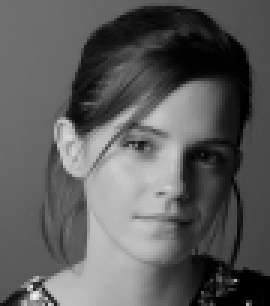
#> input picture Assignment1_IPMV/Images/emma.jpg, 90 x 102 px, found by its file name (shown 3 times larger)
$ jupyter execute lec2.ipynb   (shell and % lines are left out)   (older library calls are emulated)
#> lines starting #> are read from the running program, lines starting #| are printed output that depends on the picture; long printed decimals are rounded
#> further down, img is the input picture: shape (102, 90); min 0, max 242, mean 92.4
Average Fitlering Using Loops

[cell 1]
import cv2 as cv
import matplotlib.pyplot as plt
import numpy as np
import math

def filter(image, kernel):
    assert kernel.shape[0]%2 == 1 and kernel.shape[1]%2 == 1
    k_hh, k_hw = math.floor(kernel.shape[0]/2), math.floor(kernel.shape[1]/2)
    h, w = image.shape
#> h = 102; w = 90
    image_float = cv.normalize(image.astype('float'), None, 0.0, 1.0, cv.NORM_MINMAX)
    result = np.zeros(image.shape, 'float')

    for m in range(k_hh, h - k_hh):
        for n in range(k_hw, w - k_hw):
            result[m,n] = np.dot(image_float[m-k_hh:m + k_hh + 1, n - k_hw : n + k_hw + 1].flatten(), kernel.flatten())
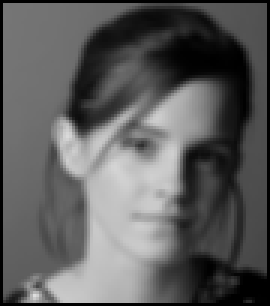
#> result: shape (102, 90) float64 (shown 3 times larger); min 0, max 0.87, mean 0.366
    return result

img = cv.imread('images/emma.jpg', cv.IMREAD_REDUCED_GRAYSCALE_8)
f, axarr = plt.subplots(1,2)
axarr[0].imshow(img, cmap="gray")
axarr[0].set_title('Original')
kernel = np.array([(1/9, 1/9, 1/9), (1/9, 1/9, 1/9), (1/9, 1/9, 1/9)], dtype='float')
imgb = filter(img, kernel)
imgb = imgb*255.0
imgb = imgb.astype(np.uint8)

axarr[1].imshow(imgb, cmap="gray")
axarr[1].set_title('Filtered')
cv.imwrite('keira_filtered.png', imgb)
#> Out = True
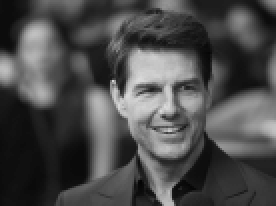
#> input picture Assignment1_IPMV/Images/tom.jpg, 138 x 103 px, found by its file name (shown 2 times larger)
#> further down, img is the input picture: shape (103, 138); min 4, max 218, mean 75

[cell 2]
import cv2 as cv
import numpy as np
import matplotlib.pyplot as plt
import math

def filter(image, kernel):
    assert kernel.shape[0]%2 == 1 and kernel.shape[1]%2 == 1
    k_hh, k_hw = math.floor(kernel.shape[0]/2), math.floor(kernel.shape[1]/2)
    h, w = image.shape
#> h = 103; w = 138
    image_float = cv.normalize(image.astype('float'), None, 0.0, 1.0, cv.NORM_MINMAX)
#> image_float: shape (103, 138) float64
    result = np.zeros(image.shape, 'float')

    for m in range(k_hh, h - k_hh):
        for n in range(k_hw, h-k_hw):
            result[m,n] = np.dot(image_float[m-k_hh:m + k_hh + 1, n - k_hw : n + k_hw + 1].flatten(), kernel.flatten())
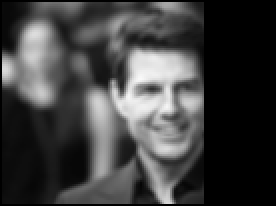
#> result: shape (103, 138) float64 (shown 2 times larger); min 0, max 0.98, mean 0.249
    return result

img=cv.imread('images/tom.jpg', cv.IMREAD_REDUCED_GRAYSCALE_8)
f, axarr = plt.subplots(1,2)
axarr[0].imshow(img, cmap="gray")
axarr[0].set_title('Original')
kernel = np.array([(1/9, 1/9, 1/9), (1/9, 1/9, 1/9), (1/9, 1/9, 1/9)], dtype='float')
imgb = filter(img, kernel)
imgb = imgb*255.0
#> imgb: shape (103, 138) float64
imgb = imgb.astype(np.uint8)

axarr[1].imshow(imgb, cmap="gray")
axarr[1].set_title('Filtered')
cv.imwrite('keira_filtered.png', imgb)
#> Out = True

Averaging Using Filt2D

[cell 3]
import cv2 as cv
import numpy as np
from matplotlib import pyplot as plt

img = cv.imread('images/tree.jpeg', cv.IMREAD_REDUCED_GRAYSCALE_2)
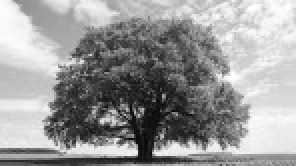
#> input picture Assignment1_IPMV/Images/tree.jpeg, 148 x 83 px, found by its file name (shown 2 times larger)
#> img is the input picture: shape (83, 148); min 0, max 255, mean 153.1

# Averaging
kernel = np.ones((3,3),np.float32)/9
imgc = cv.filter2D(img,-1,kernel)

#cv.imwrite('../../EN2550Lectures/en2550_lec03_spatial_filtering/figures/sigiriya_sobel_horizontal.jpg', imgc)

fig, axes  = plt.subplots(1,2, sharex='all', sharey='all', figsize=(18,9))
axes[0].imshow(img, cmap='gray')
axes[0].set_title('Original')
axes[0].set_xticks([]), axes[0].set_yticks([])
axes[1].imshow(imgc, cmap='gray')
axes[1].set_title('Averaging')
axes[1].set_xticks([]), axes[1].set_yticks([])
plt.show()

Sobel Vertical

[cell 4]
import cv2 as cv
import numpy as np
from matplotlib import pyplot as plt

img = cv.imread('images/tree.jpeg', cv.IMREAD_REDUCED_GRAYSCALE_2)

# Sobel vertical
kernel = np.array([(-1, -2, -1), (0, 0, 0), (1, 2, 1)], dtype='float')
imgc = cv.filter2D(img,-1,kernel)

#cv.imwrite('../../EN2550Lectures/en2550_lec03_spatial_filtering/figures/sigiriya_sobel_horizontal.jpg', imgc)

fig, axes  = plt.subplots(1,2, sharex='all', sharey='all', figsize=(18,9))
axes[0].imshow(img, cmap='gray')
axes[0].set_title('Original')
axes[0].set_xticks([]), axes[0].set_yticks([])
axes[1].imshow(imgc, cmap='gray')
axes[1].set_title('Sobel Vertical')
axes[1].set_xticks([]), axes[1].set_yticks([])
plt.show()

Sobel Horizontal

[cell 5]
import cv2 as cv
import numpy as np
from matplotlib import pyplot as plt

img = cv.imread('images/tree.jpeg', cv.IMREAD_REDUCED_GRAYSCALE_2)


# Sobel horizontal
kernel = np.array([(-1, 0, 1), (-2, 0, 2), (-1, 0, 1)], dtype='float')
imgc = cv.filter2D(img,-1,kernel)
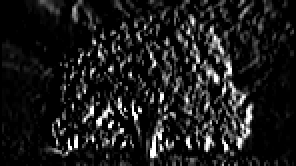
#> imgc: shape (83, 148) (shown 2 times larger); min 0, max 255, mean 27.6

#cv.imwrite('../../EN2550Lectures/en2550_lec03_spatial_filtering/figures/sigiriya_sobel_horizontal.jpg', imgc)

fig, axes  = plt.subplots(1,2, sharex='all', sharey='all', figsize=(18,9))
axes[0].imshow(img, cmap='gray')
axes[0].set_title('Original')
axes[0].set_xticks([]), axes[0].set_yticks([])
axes[1].imshow(imgc, cmap='gray')
axes[1].set_title('Sobel Horizontal')
axes[1].set_xticks([]), axes[1].set_yticks([])
plt.show()

Sharpening
125 added to the img - smoothed when displaying

[cell 6]
# Sharpening
import cv2 as cv
import matplotlib.pyplot as plt
from scipy import stats

img = cv.imread('images/tom.jpg', cv.IMREAD_REDUCED_GRAYSCALE_2)
#> img: shape (409, 550); min 1, max 233, mean 75.2

sigma = 2
kernel = cv.getGaussianKernel(5, sigma)
blurred = cv.sepFilter2D(img, -1, kernel, kernel, anchor=(-1,-1), delta=0, borderType=cv.BORDER_REPLICATE)
diff = img.astype('float32') - blurred.astype('float32')
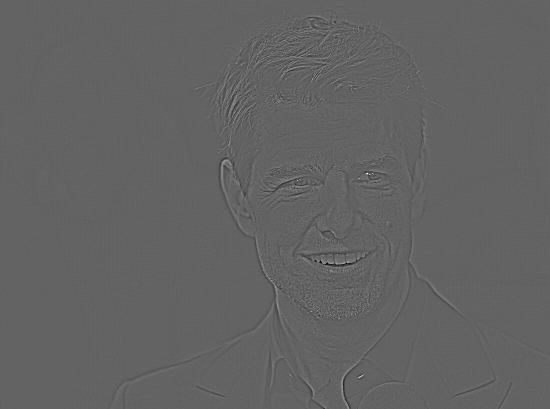
#> diff: shape (409, 550) float32; min -90, max 141, mean 0; drawn with min black and max white

sharpened = cv.addWeighted(img.astype('float32') , 1.0, diff, 1.5, 0)
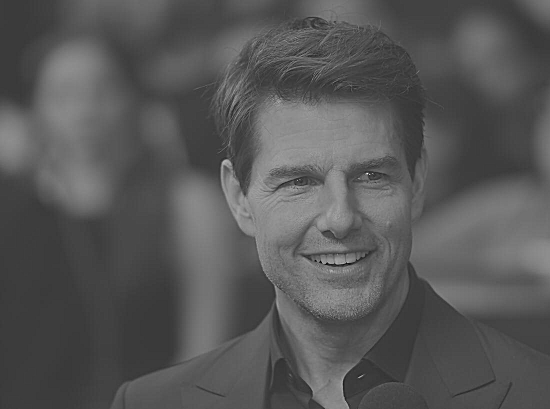
#> sharpened: shape (409, 550) float32; min -119, max 444.5, mean 75.2; drawn with min black and max white

print(stats.describe(diff.ravel()))
#| DescribeResult(nobs=224950, minmax=(-90.0, 141.0), mean=0.0005423, variance=16.841, skewness=0.1952, kurtosis=44.670)


# [4 lines of commented-out code are left out]

fig, axes  = plt.subplots(2,2, sharex='all', sharey='all', figsize=(18,12))
axes[0,0].imshow(img, cmap='gray')
axes[0,0].set_title('Original')
axes[0,0].set_xticks([]), axes[0,0].set_yticks([])
axes[0,1].imshow(blurred, cmap='gray')
axes[0,1].set_title('Blurred')
axes[0,1].set_xticks([]), axes[0,1].set_yticks([])
axes[1,0].imshow(diff + 125, cmap='gray')
axes[1,0].set_title('Difference')
axes[1,0].set_xticks([]), axes[1,0].set_yticks([])
axes[1,1].imshow(sharpened, cmap='gray')
axes[1,1].set_title('Sharpened')
axes[1,1].set_xticks([]), axes[1,1].set_yticks([])
# plt.savefig('../../EN2550Lectures/en2550_lec03_spatial_filtering/figures/tom_unsharp.jpg')
plt.show()

Smoothing with Box Filter

[cell 7]
#  Box filer
import cv2 as cv
import matplotlib.pyplot as plt
import numpy as np
from scipy import stats

img = cv.imread('images/tom.jpg', cv.IMREAD_REDUCED_GRAYSCALE_4)
#> img: shape (205, 275); min 3, max 223, mean 75.1

# Box filter
box = 1./81.*np.ones((9,9))
imgb = cv.filter2D(img,-1,box)
#> imgb: shape (205, 275)


# Box filter
gaus = cv.getGaussianKernel(9, 4)
imgg = cv.sepFilter2D(img, -1, gaus, gaus)


cv.imwrite('../../EN2550Lectures/en2550_lec03_spatial_filtering/figures/box_vs_gaussian_original.jpg', img)
cv.imwrite('../../EN2550Lectures/en2550_lec03_spatial_filtering/figures/box_vs_gaussian_box.jpg', imgb)
cv.imwrite('../../EN2550Lectures/en2550_lec03_spatial_filtering/figures/box_vs_gaussian_gaussian.jpg', imgg)


fig, axes  = plt.subplots(1,3, sharex='all', sharey='all', figsize=(18,18))
axes[0].imshow(img, cmap='gray')
axes[0].set_title('Original')
axes[0].set_xticks([]), axes[0].set_yticks([])
axes[1].imshow(imgb, cmap='gray')
axes[1].set_title('Box')
axes[1].set_xticks([]), axes[1].set_yticks([])
axes[2].imshow(imgg, cmap='gray')
axes[2].set_title('Gaussian')
axes[2].set_xticks([]), axes[1].set_yticks([])
plt.show()

Creating a Gaussian Kernel

[cell 8]
import cv2 as cv

import matplotlib.pyplot as plt
from mpl_toolkits.mplot3d import Axes3D
from matplotlib import cm
from matplotlib.ticker import LinearLocator, FormatStrFormatter
import numpy as np

fig = plt.figure(figsize=(10,10))
ax = fig.add_subplot(111, projection='3d')
sigma = 1


X = np.arange(-5, 5, 0.1)
Y = np.arange(-5, 5, 0.1)
X, Y = np.meshgrid(X, Y)
Z = np.exp(-(X**2 + Y**2)/(2*sigma**2))

# Plot the surface.
surf = ax.plot_surface(X, Y, Z, cmap=cm.jet, linewidth=0, antialiased=True)

# Customize the z axis.
#ax.set_zlim(-1.01, 1.01)
ax.zaxis.set_major_locator(LinearLocator(10))
ax.zaxis.set_major_formatter(FormatStrFormatter('%.02f'))
# ax.set_aspect('equal', 'box')
#ax.view_init(90, 0)
cset = ax.contourf(X, Y, Z, zdir='z', offset=np.min(Z) -1.5, cmap=cm.jet)
ax.set_zlim(np.min(Z) - 2, np.max(Z))
# Add a color bar which maps values to colors.
#fig.colorbar(surf, shrink=0.5, aspect=5)
# Hide grid lines
# ax.grid(False)
plt.axis('off')

# [6 lines of commented-out code are left out]

plt.show()

Gaussian Noise Filtering

[cell 9]
# Gaussian Noise Filtering
import cv2 as cv
import matplotlib.pyplot as plt
import numpy as np
img = cv.imread('images/tom.jpg', cv.IMREAD_COLOR)
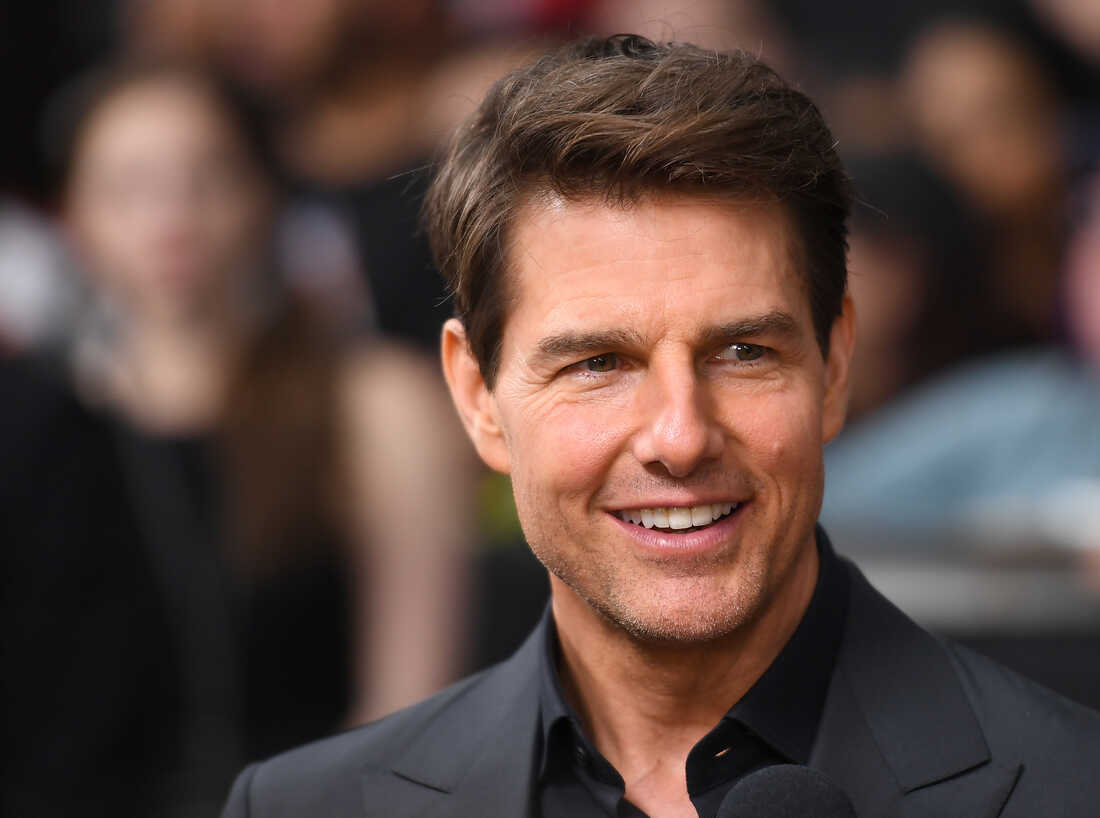
#> img: shape (818, 1100, 3); mean B, G, R 63.7, 69.8, 90
print(img.dtype)
#| uint8
print(img.max())
#| 255
mu = 0.0
sigma = 20
gauss = np.array(img.shape).astype('uint8')
#> gauss = [50, 76, 3]
h, w, c = img.shape
#> h = 818; w = 1100; c = 3
gauss = np.random.normal(mu,sigma, (h, w, c))
#gauss = gauss.reshape(h, w, c)
noisy = cv.add(img, gauss, dtype=cv.CV_8UC3)

count, bins, ignored = plt.hist(gauss.flatten(), 30, normed=True)
#> bins = 31 values from -100.6 to 95.93
plt.plot(bins, 1/(sigma * np.sqrt(2 * np.pi)) *
         np.exp( - (bins - mu)**2 / (2 * sigma**2) ),
         linewidth=2, color='r')
plt.title('Noise Histogram')
plt.show()
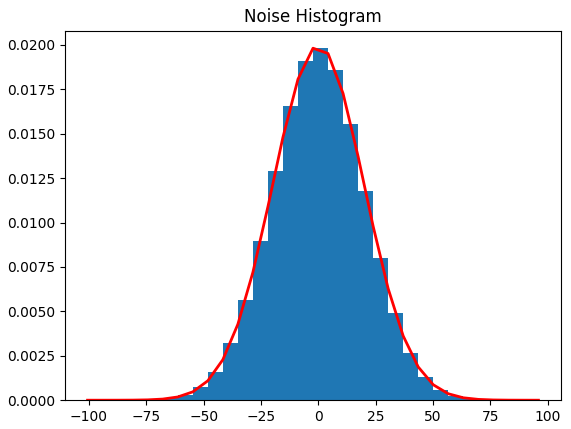
#> figure drawn by matplotlib, 1 panel; tallest bar 0.0198 high, from x = -2.35 to 4.2; curve peaks at x = -2.35, y = 0.0198

sigma = 5
kernel = cv.getGaussianKernel(11, sigma)
filtered = cv.sepFilter2D(noisy, -1, kernel, kernel)

cv.namedWindow("Image", cv.WINDOW_AUTOSIZE)
cv.imshow("Image", noisy)
cv.waitKey(0)
cv.destroyAllWindows()

cv.imshow("Image", filtered.astype('uint8'))
cv.waitKey(0)
cv.destroyAllWindows()

Effect of σ

[cell 10]
import cv2 as cv

import matplotlib.pyplot as plt
from mpl_toolkits.mplot3d import Axes3D
from matplotlib import cm
from matplotlib.ticker import LinearLocator, FormatStrFormatter
import numpy as np
import tikzplotlib

def g(x, mu, sigma):
    return 1./(sigma*np.sqrt(2.*np.pi))*np.exp(-(x-mu)**2/(2*sigma**2))


x = np.arange(-10., 10., 0.1)
fig, ax  = plt.subplots(1,1, sharex='all', sharey='all', figsize=(10,10))
ax.plot(x, g(x, 0, 1), label='$\sigma=1$')
ax.plot(x, g(x, 0, 3), label='$\sigma=3$')
ax.plot(x, g(x, 0, 5), label='$\sigma=5$')
ax.legend()
tikzplotlib.save("images/effect_of_sigma.text")
#> (this line was passed over: tikzplotlib is not available in this run)
plt.show()
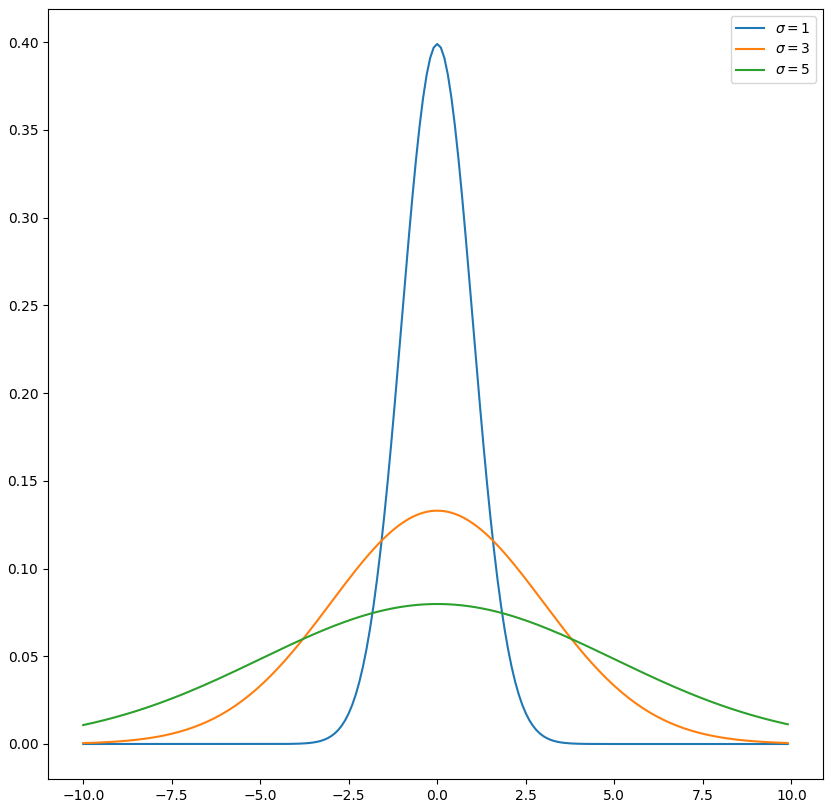
#> figure drawn by matplotlib, 1 panel; curve peaks at x = -3.55e-14, y = 0.399; curve peaks at x = -3.55e-14, y = 0.133; curve peaks at x = -3.55e-14, y = 0.0798
